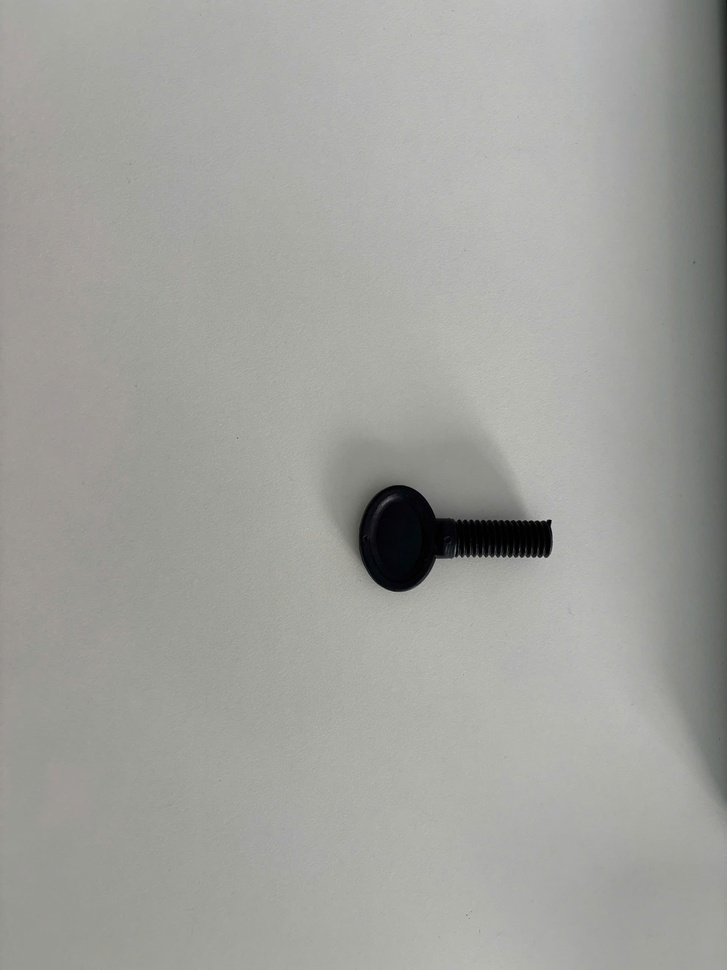
#> input picture src/data/sample/2.jpg, 727 x 970 px, shrunk from 1920 x 2560 before the run, found by its file name
$ python test_maching_ORB_BFMatcher_v1.py
#> lines starting #> are read from the running program, lines starting #| are printed output that depends on the picture
import cv2
import matplotlib.pyplot as plt

def match_images(img1_path, img2_path, max_matches=50):
    # Đọc ảnh Gray
#> called with img1_path = 'src\\data\\sample\\2.jpg', img2_path = 'src\\data\\sample\\sample.jpg', max_matches = 30
    img1 = cv2.imread(img1_path, cv2.IMREAD_GRAYSCALE)
#> img1: shape (970, 727); min 0, max 198, mean 160.2
    img2 = cv2.imread(img2_path, cv2.IMREAD_GRAYSCALE)
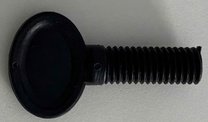
#> input picture src/data/sample/sample.jpg, 208 x 122 px, shrunk from 548 x 321 before the run, found by its file name
#> img2: shape (122, 208); min 0, max 192, mean 87.5

    if img1 is None or img2 is None:
        raise ValueError("Không thể đọc ảnh. Kiểm tra lại đường dẫn.")

    # Tạo detector ORB
    orb = cv2.ORB_create()

    # Tìm keypoints và descriptors
    kp1, des1 = orb.detectAndCompute(img1, None)
#> kp1 = 331 keypoints; strongest (x, y, size): (548, 521, 37.2), (549, 520, 31), (549, 521, 44.6), (545, 523, 111.1)
    kp2, des2 = orb.detectAndCompute(img2, None)
#> kp2 = 164 keypoints; strongest (x, y, size): (106, 81, 31), (174, 83, 31), (171, 83, 31), (108, 83, 31)

    # Dùng Brute-Force matcher (Hamming vì ORB dùng binary descriptor)
    bf = cv2.BFMatcher(cv2.NORM_HAMMING, crossCheck=True)
    # Có thể dùng được thêm cv2.FlannBasedMatcher để thay thế thằng này cv2.BFMatcher

    # Matching
    matches = bf.match(des1, des2)
#> matches = 113 matches
    print(f'Số điểm giống nhau bắt được là {len(matches)}')
#| Số điểm giống nhau bắt được là 113


    # Sắp xếp theo khoảng cách (distance càng nhỏ càng giống)
    matches = sorted(matches, key=lambda x: x.distance)

    # Vẽ kết quả (chỉ lấy max_matches tốt nhất)
    matched_img = cv2.drawMatches(img1, kp1, img2, kp2, matches[:max_matches], None, flags=2)
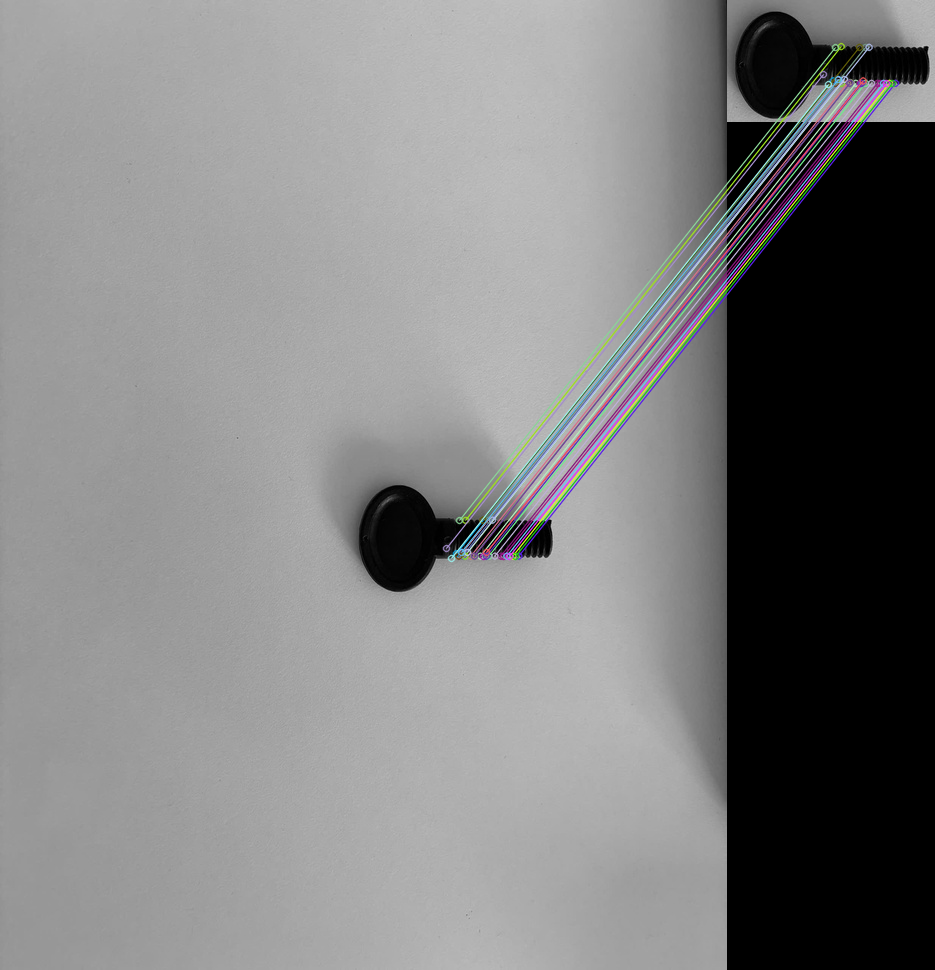
#> matched_img: shape (970, 935, 3); mean of channels 0, 1, 2 128.3, 128, 128; drawn as B, G, R

    # Hiển thị
    plt.figure(figsize=(12, 6))
    plt.imshow(matched_img)
    plt.axis('off')
    plt.show()

    return matches, kp1, kp2
matches, kp1, kp2 = match_images(r"src\data\sample\2.jpg", r"src\data\sample\sample.jpg", max_matches=30)
#> matches = 113 matches
